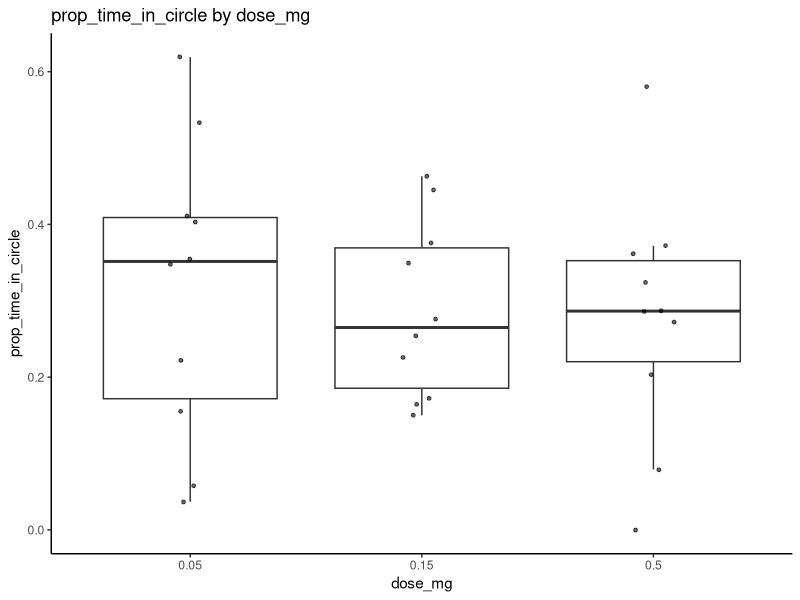
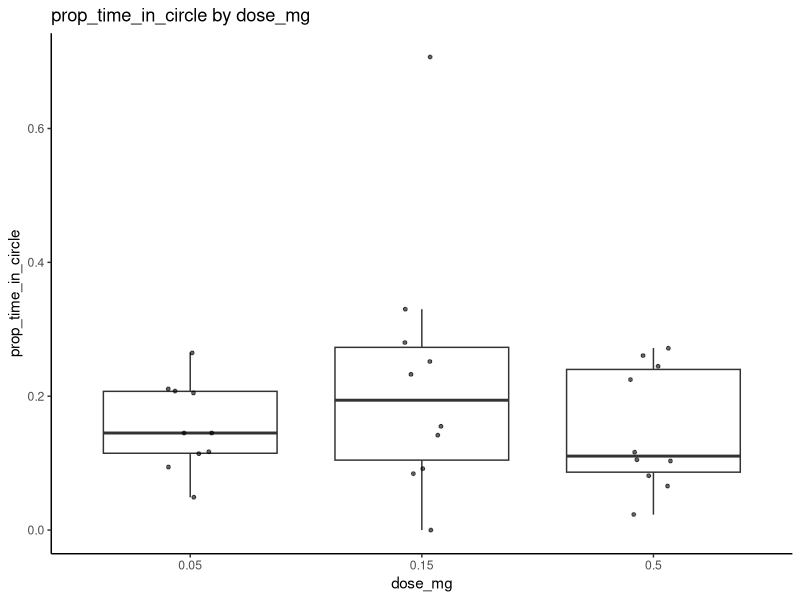
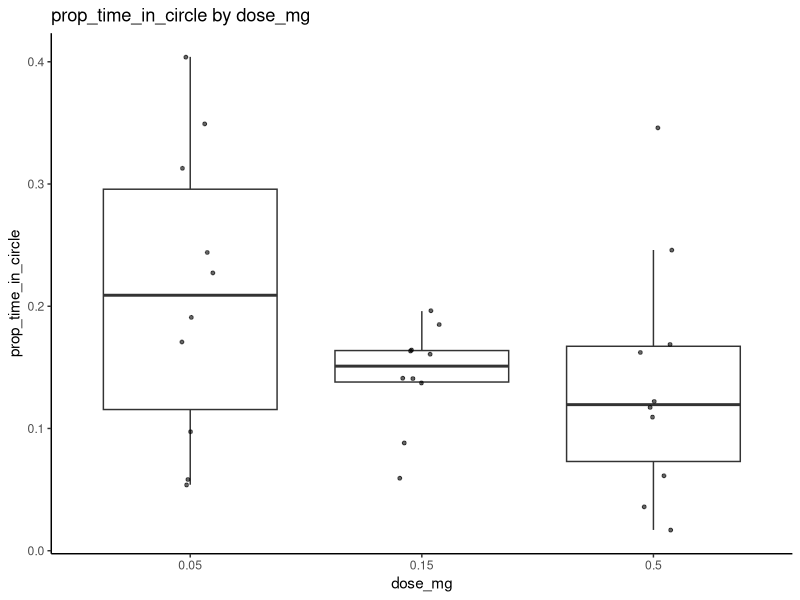
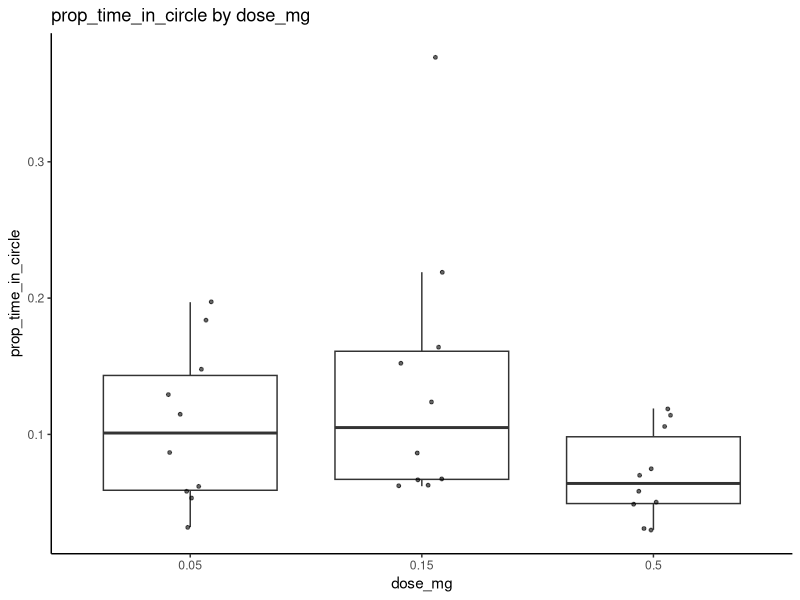
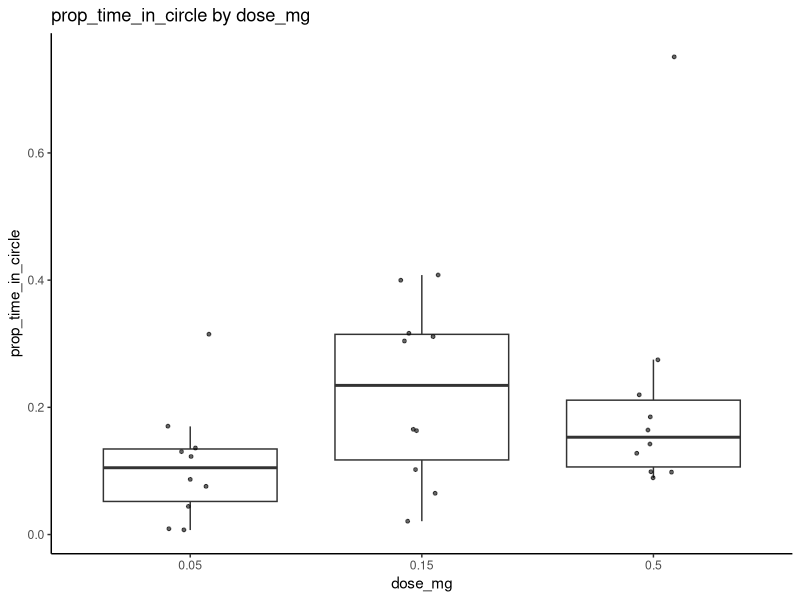
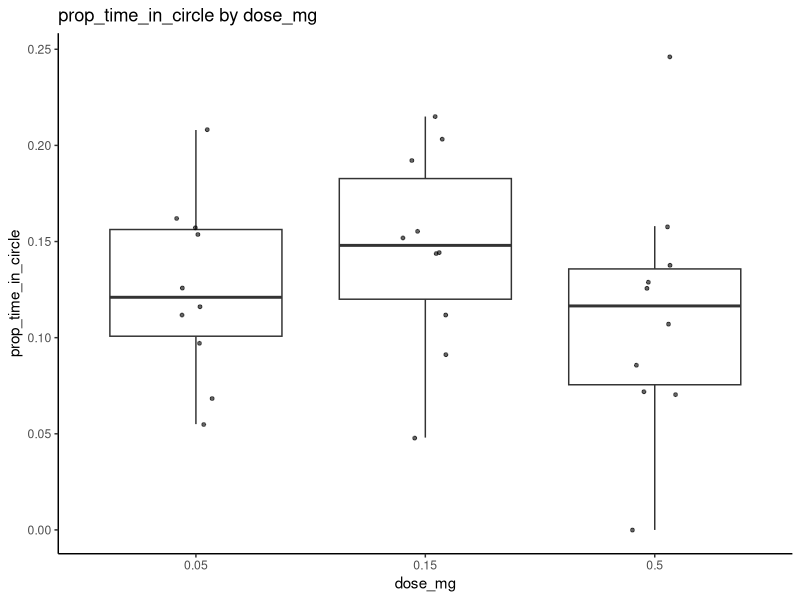
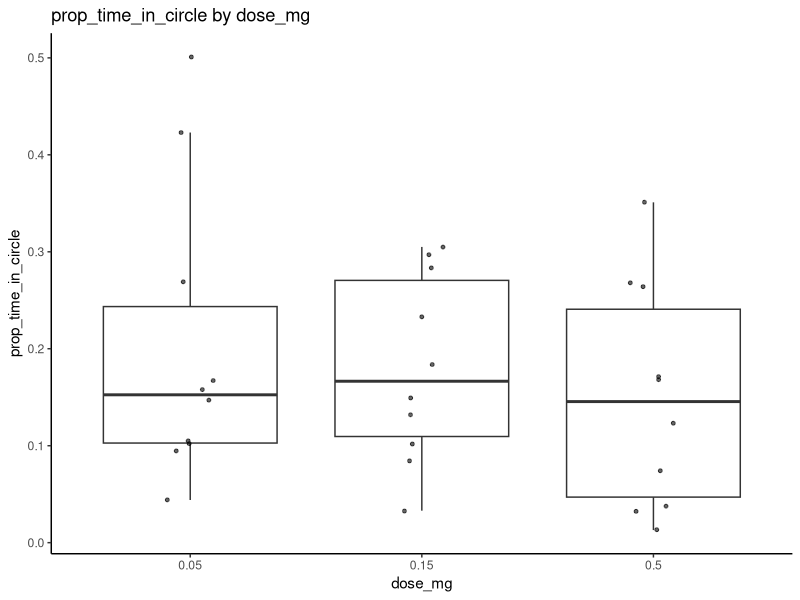
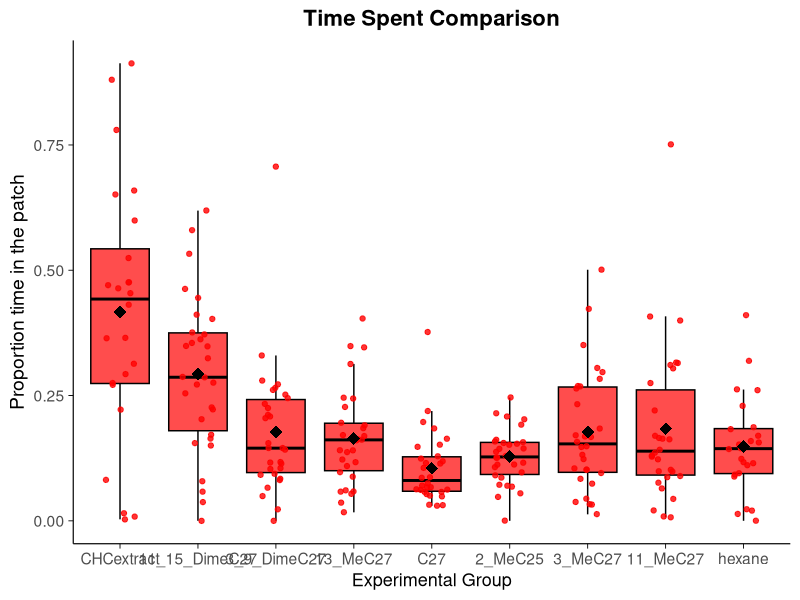

The R script that drew these images, in order:
library(ggplot2)
library(dplyr)


setwd("/Users/matteorossi/Desktop/")
df <- read.table("Fig5C_6C_6D_compounds.txt", sep="", header = TRUE)


###KRUSKAL WALLIS DOSE TESTING
## 11,15-DiMeC27

# Filter for only the group of interest
df_subset <- subset(df, exp %in% c("11_15_DimeC27"))

# Set factor level order
df_subset$exp <- factor(df_subset$exp, levels = c( "11_15_DimeC27"))

# Make sure dose_mg is treated as a factor
df_subset$dose_mg <- as.factor(df_subset$dose_mg)

# ---- Boxplot of prop_time_in_circle by dose_mg ----
library(ggplot2)

ggplot(df_subset, aes(x = dose_mg, y = prop_time_in_circle)) +
  geom_boxplot(outlier.shape = NA) +                    
  geom_jitter(width = 0.1, alpha = 0.6, size = 1) +    
  labs(
    x = "dose_mg",
    y = "prop_time_in_circle",
    title = "prop_time_in_circle by dose_mg"
  ) +
  theme_classic()

# ---- Kruskal–Wallis test ----
kruskal_result <- kruskal.test(prop_time_in_circle ~ dose_mg, data = df_subset)
kruskal_result
#p-value = 0.88



###3,9_DiMeC27

# Filter for only the group of interest
df_subset <- subset(df, exp %in% c("3_9_DimeC27"))

# Set factor level order
df_subset$exp <- factor(df_subset$exp, levels = c( "3_9_DimeC27"))

# Make sure dose_mg is treated as a factor
df_subset$dose_mg <- as.factor(df_subset$dose_mg)

# ---- Boxplot of prop_time_in_circle by dose_mg ----
library(ggplot2)

ggplot(df_subset, aes(x = dose_mg, y = prop_time_in_circle)) +
  geom_boxplot(outlier.shape = NA) +                    
  geom_jitter(width = 0.1, alpha = 0.6, size = 1) +    
  labs(
    x = "dose_mg",
    y = "prop_time_in_circle",
    title = "prop_time_in_circle by dose_mg"
  ) +
  theme_classic()

# ---- Kruskal–Wallis test ----
kruskal_result <- kruskal.test(prop_time_in_circle ~ dose_mg, data = df_subset)
kruskal_result
#p-value = 0.57



#####13-MeC27

# Filter for only the group of interest
df_subset <- subset(df, exp %in% c("13_MeC27"))

# Set factor level order
df_subset$exp <- factor(df_subset$exp, levels = c( "13_MeC27"))

# Make sure dose_mg is treated as a factor
df_subset$dose_mg <- as.factor(df_subset$dose_mg)

# ---- Boxplot of prop_time_in_circle by dose_mg ----
library(ggplot2)

ggplot(df_subset, aes(x = dose_mg, y = prop_time_in_circle)) +
  geom_boxplot(outlier.shape = NA) +                  
  geom_jitter(width = 0.1, alpha = 0.6, size = 1) +   
  labs(
    x = "dose_mg",
    y = "prop_time_in_circle",
    title = "prop_time_in_circle by dose_mg"
  ) +
  theme_classic()

# ---- Kruskal–Wallis test ----
kruskal_result <- kruskal.test(prop_time_in_circle ~ dose_mg, data = df_subset)
kruskal_result
#p-value = 0.24



#### C27

# Filter for only the group of interest
df_subset <- subset(df, exp %in% c("C27"))

# Set factor level order
df_subset$exp <- factor(df_subset$exp, levels = c( "C27"))

# Make sure dose_mg is treated as a factor
df_subset$dose_mg <- as.factor(df_subset$dose_mg)

# ---- Boxplot of prop_time_in_circle by dose_mg ----
library(ggplot2)

ggplot(df_subset, aes(x = dose_mg, y = prop_time_in_circle)) +
  geom_boxplot(outlier.shape = NA) +                   
  geom_jitter(width = 0.1, alpha = 0.6, size = 1) +     
  labs(
    x = "dose_mg",
    y = "prop_time_in_circle",
    title = "prop_time_in_circle by dose_mg"
  ) +
  theme_classic()

# ---- Kruskal–Wallis test ----
kruskal_result <- kruskal.test(prop_time_in_circle ~ dose_mg, data = df_subset)
kruskal_result
#p-value = 0.08



####11Me-C27

# Filter for only the group of interest
df_subset <- subset(df, exp %in% c("11_MeC27"))

# Set factor level order
df_subset$exp <- factor(df_subset$exp, levels = c( "11_MeC27"))

# Make sure dose_mg is treated as a factor
df_subset$dose_mg <- as.factor(df_subset$dose_mg)

# ---- Boxplot of prop_time_in_circle by dose_mg ----
library(ggplot2)

ggplot(df_subset, aes(x = dose_mg, y = prop_time_in_circle)) +
  geom_boxplot(outlier.shape = NA) +                    
  geom_jitter(width = 0.1, alpha = 0.6, size = 1) +    
  labs(
    x = "dose_mg",
    y = "prop_time_in_circle",
    title = "prop_time_in_circle by dose_mg"
  ) +
  theme_classic()

# ---- Kruskal–Wallis test ----
kruskal_result <- kruskal.test(prop_time_in_circle ~ dose_mg, data = df_subset)
kruskal_result
#p-value = 0.09


###2Me-C25

# Filter for only the group of interest
df_subset <- subset(df, exp %in% c("2_MeC25"))

# Set factor level order
df_subset$exp <- factor(df_subset$exp, levels = c( "2_MeC25"))

# Make sure dose_mg is treated as a factor
df_subset$dose_mg <- as.factor(df_subset$dose_mg)

# ---- Boxplot of prop_time_in_circle by dose_mg ----
library(ggplot2)

ggplot(df_subset, aes(x = dose_mg, y = prop_time_in_circle)) +
  geom_boxplot(outlier.shape = NA) +                   
  geom_jitter(width = 0.1, alpha = 0.6, size = 1) +    
  labs(
    x = "dose_mg",
    y = "prop_time_in_circle",
    title = "prop_time_in_circle by dose_mg"
  ) +
  theme_classic()

# ---- Kruskal–Wallis test ----
kruskal_result <- kruskal.test(prop_time_in_circle ~ dose_mg, data = df_subset)
kruskal_result
#p-value = 0.41


###3Me-C27

# Filter for only the group of interest
df_subset <- subset(df, exp %in% c("3_MeC27"))

# Set factor level order
df_subset$exp <- factor(df_subset$exp, levels = c( "3_MeC27"))

# Make sure dose_mg is treated as a factor
df_subset$dose_mg <- as.factor(df_subset$dose_mg)

# ---- Boxplot of prop_time_in_circle by dose_mg ----
library(ggplot2)

ggplot(df_subset, aes(x = dose_mg, y = prop_time_in_circle)) +
  geom_boxplot(outlier.shape = NA) +                 
  geom_jitter(width = 0.1, alpha = 0.6, size = 1) +   
  labs(
    x = "dose_mg",
    y = "prop_time_in_circle",
    title = "prop_time_in_circle by dose_mg"
  ) +
  theme_classic()

# ---- Kruskal–Wallis test ----
kruskal_result <- kruskal.test(prop_time_in_circle ~ dose_mg, data = df_subset)
kruskal_result
#p-value = 0.67







###### FIG 6C


df <- read.table("Fig5C_6C_6D_compounds.txt", sep="", header = TRUE)

# Filter for only the groups of interest
df_subset <- subset(df, exp %in% c(
  "CHCextract",
  "11_15_DimeC27",
  "3_9_DimeC27",
  "13_MeC27",
  "C27",
  "2_MeC25",
  "3_MeC27",
  "11_MeC27",
  "hexane"
))

#Order
df_subset$exp <- factor(df_subset$exp, levels = c(
  "CHCextract",
  "11_15_DimeC27",
  "3_9_DimeC27",
  "13_MeC27",
  "C27",
  "2_MeC25",
  "3_MeC27",
  "11_MeC27",
  "hexane"
))


ggplot(df_subset, aes(x = exp, y = as.numeric(prop_time_in_circle), fill = exp)) +
  # Boxplot 
  geom_boxplot(alpha = 0.7, outlier.shape = NA, color = "black") +
  
  # Jittered raw data points 
  geom_jitter(aes(color = exp), width = 0.2, size = 1.5, alpha = 0.8) +
  
  # Overlay faint median line (above jittered dots)
  stat_summary(fun = median, geom = "crossbar",
               width = 0.65, fatten = 0, color = "gray70", linewidth = 1.3) +
  
  # Mean point overlay
  stat_summary(fun = mean, geom = "point", shape = 18, size = 4, color = "black") +
  
  # Custom color palette (red tone)
  scale_fill_manual(values = c(
    "CHCextract" = "red",
    "11_15_DimeC27" = "red",
    "hexane" = "red",
    "3_9_DimeC27" = "red",
    "13_MeC27" = "red",
    "C27" = "red",
    "11_MeC27" = "red",
    "2_MeC25" = "red",
    "3_MeC27" = "red"
  )) +
  scale_color_manual(values = c(
    "CHCextract" = "red",
    "11_15_DimeC27" = "red",
    "hexane" = "red",
    "3_9_DimeC27" = "red",
    "13_MeC27" = "red",
    "C27" = "red",
    "11_MeC27" = "red",
    "2_MeC25" = "red",
    "3_MeC27" = "red"
  )) +
  
  # Labels
  labs(
    title = "Time Spent Comparison",
    x = "Experimental Group",
    y = "Proportion time in the patch"
  ) +
  
  # Clean theme: no grating, slim axes, enhanced readability
  theme_classic(base_size = 14) +
  theme(
    legend.position = "none",
    panel.grid = element_blank(),
    panel.grid.major = element_blank(),
    panel.grid.minor = element_blank(),
    axis.line = element_line(size = 0.4, color = "black"),  # thinner axes
    axis.ticks = element_line(size = 0.3, color = "black"), # thinner ticks
    axis.title.y = element_text(size = 14),
    axis.title.x = element_text(size = 13),
    plot.title = element_text(size = 16, face = "bold", hjust = 0.5),  # centered, bold title
    panel.background = element_rect(fill = "white", color = NA),
    plot.background = element_rect(fill = "white", color = NA)
  )


#STATS
kruskal_result <- kruskal.test(prop_time_in_circle~exp , data = df_subset)
kruskal_result


# Pairwise comparisons of CHC extract and individual compounds
# against hexane using Wilcoxon rank-sum tests
# Bonferroni-Holm correction

# Groups to compare against hexane
groups_to_test <- c(
  "CHCextract",
  "11_15_DimeC27",
  "3_9_DimeC27",
  "13_MeC27",
  "C27",
  "2_MeC25",
  "3_MeC27",
  "11_MeC27"
)

# Run one Wilcoxon test for each group against hexane
wilcox_results <- lapply(groups_to_test, function(group) {
  
  df_group <- subset(df, exp %in% c(group, "hexane"))
  
  test <- wilcox.test(
    prop_time_in_circle ~ exp,
    data = df_group,
    exact = FALSE
  )
  
  data.frame(
    comparison = paste(group, "vs hexane"),
    W = unname(test$statistic),
    p_value = test$p.value
  )
})

# Combine results
wilcox_results <- bind_rows(wilcox_results)

# Apply Bonferroni-Holm correction
wilcox_results$p_adjusted <- p.adjust(
  wilcox_results$p_value,
  method = "holm"
)

# Display results
wilcox_results






###### FIG 6D


######## 11,15-DimeC7 vs mix 3 most abundant
df <- read.table("Fig5C_6C_6D_compounds.txt", sep="", header = TRUE)

# Filter for only the two groups of interest
df_subset <- subset(df, exp %in% c("mix_ratiobiroi", "11_15_DimeC27"))


# Set the desired factor level order
df_subset$exp <- factor(df_subset$exp, levels = c( "mix_ratiobiroi", "11_15_DimeC27"))


ggplot(df_subset, aes(x = exp, y = as.numeric(prop_time_in_circle), fill = exp)) +
  # Boxplot
  geom_boxplot(alpha = 0.7, outlier.shape = NA, color = "black") +
  
  # Raw data points
  geom_jitter(aes(color = exp), width = 0.2, size = 1.5, alpha = 0.8) +
  
  # Overlay a faint median (gray line) above the dots
  stat_summary(fun = median, geom = "crossbar",
               width = 0.65, fatten = 0, color = "gray70", linewidth = 1.3) +
  
  # Mean point overlay
  stat_summary(fun = mean, geom = "point", shape = 18, size = 4, color = "black") +
  
  # Custom fill and color schemes
  scale_fill_manual(values = c(
    "mix_ratiobiroi" = "red", 
    "11_15_DimeC27" = "red"
  )) +
  scale_color_manual(values = c(
    "mix_ratiobiroi" = "red", 
    "11_15_DimeC27" = "red"
  )) +
  
  ylim(0, 0.9) +
  labs(
    title = "Time Spent Comparison",
    x = "Experimental Group",
    y = "Proportion Time in the patch"
  ) +
  
  # Clean theme: no grating, slimmer axes
  theme_minimal(base_size = 14) +
  theme(
    legend.position = "none",
    panel.grid = element_blank(),
    panel.grid.major = element_blank(),
    panel.grid.minor = element_blank(),
    panel.border = element_blank(),
    axis.line = element_line(color = "black", linewidth = 0.4),  # thinner axes
    axis.ticks = element_line(color = "black", linewidth = 0.3), # thinner ticks
    panel.background = element_rect(fill = "white", color = NA),
    plot.background = element_rect(fill = "white", color = NA)
  )


wilcox.test(as.numeric(prop_time_in_circle) ~ exp, data = df_subset, exact = FALSE)
